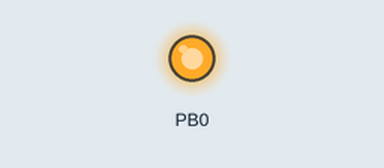
Simulated run of this program. Board: ATtiny13, built with avr-gcc and emulated at 9.6 MHz. Shown: output pins drawn as LEDs (lit = HIGH).

Above: at 4.0 s.
At 8.6 s:
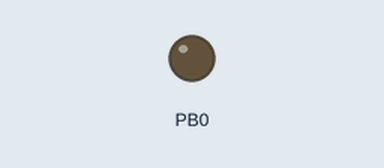
Timing chart, 0 to 10.6 s (numbered marks = the images above):
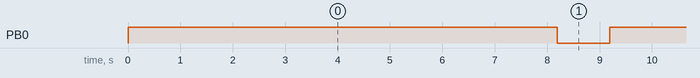

Measured:
- by itself, PB0: alternates HIGH for 7.2 s and LOW for 1.0 s

The program:

main.c
```c
/*
Author: sboldenko
Data  : 14.08.2022
E-mail: venera.electronica@gmail.com
*/

#include <avr/io.h>
#include <avr/interrupt.h>
#include <util/delay.h>

void main(void)
{
    // GPIO
    // PORTB0 = out, value = 0
    // PORTB1 = in,  value = 0
    // PORTB2 = in,  value = 0
    // PORTB3 = in,  value = 0
    // PORTB4 = in,  value = 0
    DDRB = (1 << PB0);
    PORTB = 0x00;

    // Watchdog timer
    WDTCR = (1 << WDE) | (1 << WDTIE) | (1 << WDP3) | (1 << WDP0);

    // Global interrupt enable
    sei();

    while(1)
    {
        PORTB = (1 << PB0);
    }
}

ISR(WDT_vect)
{
    PORTB = 0x00;
    _delay_ms(1000);

    // Returns from an interrupt routine
    reti();
}
```
